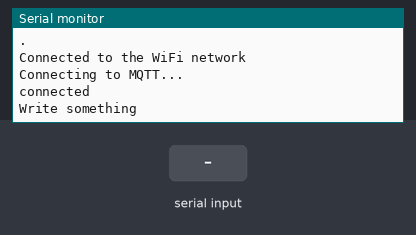
Recording of a sketch running on a simulated ESP8266 (NodeMCU). On the bench: the last lines printed to the serial monitor. The test bench sets the inputs (shaded band). WiFi joins after 1.5 s; servers stay silent unless stated; no MQTT or app messages arrive unless stated.

Above: at 2.8 s.
2.9 s: "1" received over Serial
At 5.0 s:
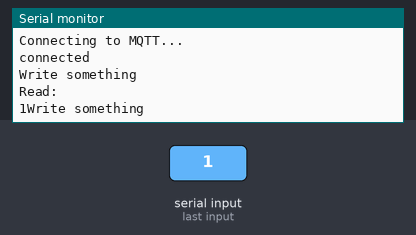
5.4 s: "0" received over Serial
At 6.9 s:
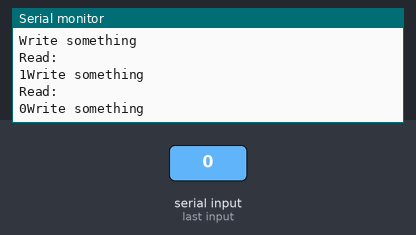

Measured:
- after the input at 2.9 s, the serial monitor: prints a new line after 1.0 s (image 1)
- after the input at 5.4 s, the serial monitor: prints a new line after 1.0 s (image 2)

The sketch:

source.ino
```cpp
#include <ESP8266WiFi.h>
#include <PubSubClient.h>

const char* ssid = "********";
const char* password = "********";

const char* mqttServer = "public.mqtthq.com";
const int mqttPort = 1883;
const char* mqttUser = "user";
const char* mqttPassword = "password";

WiFiClient espClient;
PubSubClient client(espClient);

void callback(char* topic, byte* payload, unsigned int length) {
    Serial.println("Message arrived in topic: ");
    Serial.print(topic);

    Serial.println("Message: ");
    for (int i = 0; i < length; i++) {
      Serial.print((char)payload[i]);
    }
}

void setup() {

  //Serial.begin(115200);
  Serial.begin(9600);

  Serial.println("Connecting to WiFi..");
  WiFi.begin(ssid, password);
  while (WiFi.status() != WL_CONNECTED) {
    Serial.println(".");
  }
  Serial.println("Connected to the WiFi network");

  client.setServer(mqttServer, mqttPort);
  client.setCallback(callback);

  while (!client.connected()) {
    Serial.println("Connecting to MQTT...");
    if (client.connect("ESP8266Client", mqttUser, mqttPassword )) {
      Serial.println("connected");
    } else {
      Serial.println("failed with state ");
      Serial.print(client.state());
      delay(2000);
    }
  }

  client.subscribe("esp/test");
  client.publish("esp/test", "I'm connected");


}

void loop() {
  client.loop();

  Serial.println("Write something");
  while(Serial.available() <= 0);

  String incomingText = Serial.readString();

  Serial.println("Read: ");
  Serial.print(incomingText);

  client.publish("esp/test", incomingText.c_str());
}
```
